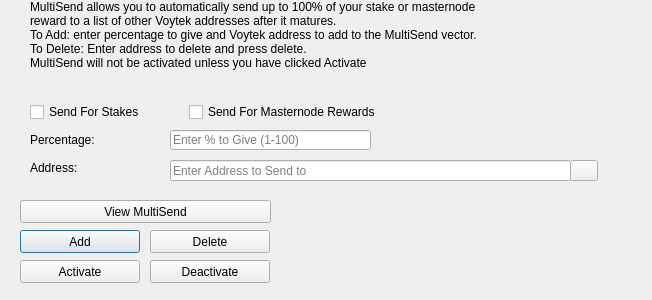
<?xml version="1.0" encoding="UTF-8"?>
<ui version="4.0">
 <class>MultiSendDialog</class>
 <widget class="QDialog" name="MultiSendDialog">
  <property name="windowModality">
   <enum>Qt::NonModal</enum>
  </property>
  <property name="geometry">
   <rect>
    <x>0</x>
    <y>0</y>
    <width>652</width>
    <height>300</height>
   </rect>
  </property>
  <property name="windowTitle">
   <string>MultiSend</string>
  </property>
  <widget class="QLineEdit" name="multiSendPercentEdit">
   <property name="geometry">
    <rect>
     <x>170</x>
     <y>130</y>
     <width>201</width>
     <height>20</height>
    </rect>
   </property>
   <property name="toolTip">
    <string>Enter whole numbers 1 - 100</string>
   </property>
   <property name="placeholderText">
    <string>Enter % to Give (1-100)</string>
   </property>
  </widget>
  <widget class="QLineEdit" name="multiSendAddressEdit">
   <property name="geometry">
    <rect>
     <x>170</x>
     <y>160</y>
     <width>401</width>
     <height>21</height>
    </rect>
   </property>
   <property name="toolTip">
    <string/>
   </property>
   <property name="placeholderText">
    <string>Enter Address to Send to</string>
   </property>
  </widget>
  <widget class="QLabel" name="label_2">
   <property name="geometry">
    <rect>
     <x>30</x>
     <y>0</y>
     <width>451</width>
     <height>121</height>
    </rect>
   </property>
   <property name="lineWidth">
    <number>1</number>
   </property>
   <property name="text">
    <string>MultiSend allows you to automatically send up to 100% of your stake or masternode reward to a list of other Voytek addresses after it matures.
To Add: enter percentage to give and Voytek address to add to the MultiSend vector.
To Delete: Enter address to delete and press delete.
MultiSend will not be activated unless you have clicked Activate</string>
   </property>
   <property name="alignment">
    <set>Qt::AlignLeading|Qt::AlignLeft|Qt::AlignTop</set>
   </property>
   <property name="wordWrap">
    <bool>true</bool>
   </property>
  </widget>
  <widget class="QLabel" name="message">
   <property name="geometry">
    <rect>
     <x>290</x>
     <y>200</y>
     <width>351</width>
     <height>91</height>
    </rect>
   </property>
   <property name="text">
    <string/>
   </property>
  </widget>
  <widget class="QPushButton" name="addButton">
   <property name="geometry">
    <rect>
     <x>20</x>
     <y>230</y>
     <width>120</width>
     <height>23</height>
    </rect>
   </property>
   <property name="toolTip">
    <string/>
   </property>
   <property name="statusTip">
    <string>Add to MultiSend Vector</string>
   </property>
   <property name="text">
    <string>Add</string>
   </property>
  </widget>
  <widget class="QPushButton" name="disableButton">
   <property name="geometry">
    <rect>
     <x>150</x>
     <y>260</y>
     <width>120</width>
     <height>23</height>
    </rect>
   </property>
   <property name="statusTip">
    <string>Deactivate MultiSend</string>
   </property>
   <property name="text">
    <string>Deactivate</string>
   </property>
  </widget>
  <widget class="QPushButton" name="addressBookButton">
   <property name="geometry">
    <rect>
     <x>570</x>
     <y>160</y>
     <width>28</width>
     <height>21</height>
    </rect>
   </property>
   <property name="toolTip">
    <string>Choose an address from the address book</string>
   </property>
   <property name="text">
    <string/>
   </property>
   <property name="icon">
    <iconset resource="../voytek.qrc">
     <normaloff>:/icons/address-book</normaloff>:/icons/address-book</iconset>
   </property>
   <property name="shortcut">
    <string>Alt+A</string>
   </property>
   <property name="autoDefault">
    <bool>false</bool>
   </property>
  </widget>
  <widget class="QLabel" name="label">
   <property name="geometry">
    <rect>
     <x>30</x>
     <y>130</y>
     <width>121</width>
     <height>20</height>
    </rect>
   </property>
   <property name="toolTip">
    <string>Percentage of stake to send</string>
   </property>
   <property name="text">
    <string>Percentage:</string>
   </property>
  </widget>
  <widget class="QLabel" name="label_5">
   <property name="geometry">
    <rect>
     <x>30</x>
     <y>160</y>
     <width>111</width>
     <height>16</height>
    </rect>
   </property>
   <property name="toolTip">
    <string>Address to send portion of stake to</string>
   </property>
   <property name="text">
    <string>Address:</string>
   </property>
  </widget>
  <widget class="QPushButton" name="deleteButton">
   <property name="geometry">
    <rect>
     <x>150</x>
     <y>230</y>
     <width>120</width>
     <height>23</height>
    </rect>
   </property>
   <property name="toolTip">
    <string/>
   </property>
   <property name="statusTip">
    <string>Delete Address From MultiSend Vector</string>
   </property>
   <property name="text">
    <string>Delete</string>
   </property>
  </widget>
  <widget class="QPushButton" name="activateButton">
   <property name="geometry">
    <rect>
     <x>20</x>
     <y>260</y>
     <width>120</width>
     <height>23</height>
    </rect>
   </property>
   <property name="statusTip">
    <string>Activate MultiSend</string>
   </property>
   <property name="text">
    <string>Activate</string>
   </property>
  </widget>
  <widget class="QPushButton" name="viewButton">
   <property name="geometry">
    <rect>
     <x>20</x>
     <y>200</y>
     <width>251</width>
     <height>23</height>
    </rect>
   </property>
   <property name="toolTip">
    <string/>
   </property>
   <property name="statusTip">
    <string>View MultiSend Vector</string>
   </property>
   <property name="text">
    <string>View MultiSend</string>
   </property>
  </widget>
  <widget class="QWidget" name="horizontalLayoutWidget">
   <property name="geometry">
    <rect>
     <x>30</x>
     <y>100</y>
     <width>351</width>
     <height>24</height>
    </rect>
   </property>
   <layout class="QHBoxLayout" name="horizontalLayout">
    <item>
     <widget class="QCheckBox" name="multiSendStakeCheckBox">
      <property name="text">
       <string>Send For Stakes</string>
      </property>
     </widget>
    </item>
    <item>
     <widget class="QCheckBox" name="multiSendMasternodeCheckBox">
      <property name="text">
       <string>Send For Masternode Rewards</string>
      </property>
     </widget>
    </item>
   </layout>
  </widget>
 </widget>
 <resources>
  <include location="../voytek.qrc"/>
 </resources>
 <connections/>
</ui>
